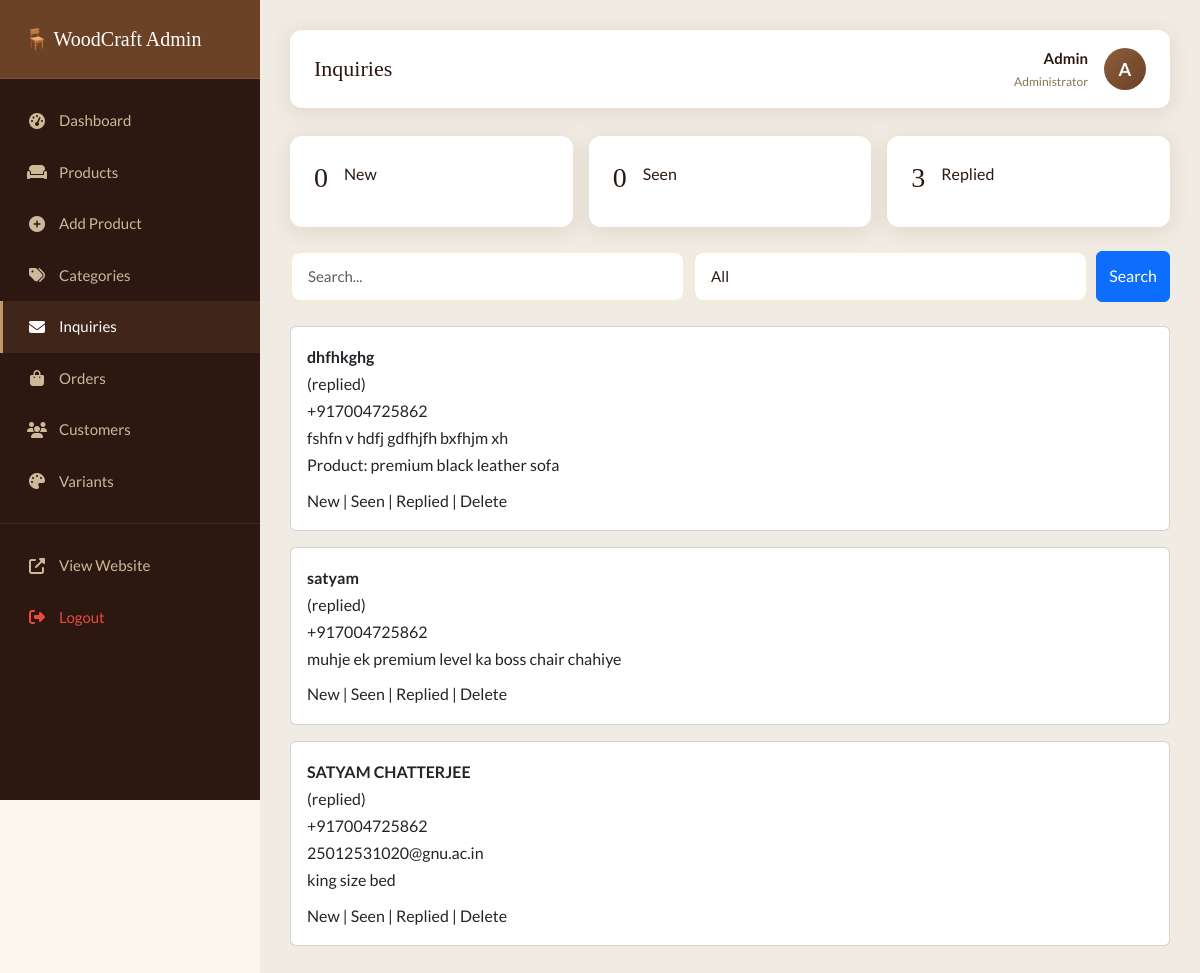
Page /Furniture-website/admin/inquiries.php (signed in) on the committed database.
### tables this page shows
CREATE TABLE `inquiries` (
  `id` int(11) NOT NULL,
  `product_id` int(11) DEFAULT NULL,
  `name` varchar(100) NOT NULL,
  `phone` varchar(20) NOT NULL,
  `email` varchar(100) DEFAULT NULL,
  `message` text DEFAULT NULL,
  `status` enum('new','seen','replied') DEFAULT 'new',
  `created_at` timestamp NOT NULL DEFAULT current_timestamp()
);

CREATE TABLE `products` (
  `id` int(11) NOT NULL,
  `category_id` int(11) NOT NULL,
  `name` varchar(200) NOT NULL,
  `slug` varchar(200) NOT NULL,
  `description` text DEFAULT NULL,
  `material` varchar(100) DEFAULT NULL,
  `price` decimal(10,2) DEFAULT NULL,
  `discount_price` decimal(10,2) DEFAULT NULL,
  `whatsapp_number` varchar(20) DEFAULT NULL,
  `is_featured` tinyint(1) DEFAULT 0,
  `is_active` tinyint(1) DEFAULT 1,
  `created_at` timestamp NOT NULL DEFAULT current_timestamp()
);

### Furniture-website/includes/db.php (called while the page is built, shortened)
<?php
function db_query($conn, $sql) {
    $result = mysqli_query($conn, $sql);
    return $result;
}
?>

### Furniture-website/admin/inquiries.php (the view, shortened to what this page needs)
<?php
require_once '../includes/db.php';
$filter_status = isset($_GET['filter']) ? sanitize($conn, $_GET['filter']) : '';
$search        = isset($_GET['search']) ? sanitize($conn, $_GET['search']) : '';
$where = "WHERE 1=1";
$per_page = 15;
$page     = isset($_GET['page']) ? max(1, (int)$_GET['page']) : 1;
$offset   = ($page - 1) * $per_page;
$inquiries = mysqli_fetch_all(db_query($conn, "
    SELECT i.*, p.name as product_name, p.slug as product_slug
    FROM inquiries i
    LEFT JOIN products p ON i.product_id = p.id
    $where
    ORDER BY i.created_at DESC
    LIMIT $per_page OFFSET $offset
"), MYSQLI_ASSOC);
$count_new = mysqli_fetch_assoc(
    db_query($conn, "SELECT COUNT(*) as c FROM inquiries WHERE status = 'new'")
)['c'];
$count_seen = mysqli_fetch_assoc(
    db_query($conn, "SELECT COUNT(*) as c FROM inquiries WHERE status = 'seen'")
)['c'];
$count_replied = mysqli_fetch_assoc(
    db_query($conn, "SELECT COUNT(*) as c FROM inquiries WHERE status = 'replied'")
)['c'];
require_once 'includes/admin-sidebar.php';
?>
<div class="row g-3 mb-4">
    <div class="col-sm-4">
        <a href="?filter=new">
            <div class="stat-card <?= $filter_status=='new'?'active':'' ?>">
                <h3><?= $count_new ?></h3>
                <p>New</p>
            </div>
        </a>
    </div>
    <div class="col-sm-4">
        <a href="?filter=seen">
            <div class="stat-card <?= $filter_status=='seen'?'active':'' ?>">
                <h3><?= $count_seen ?></h3>
                <p>Seen</p>
            </div>
        </a>
    </div>
    <div class="col-sm-4">
        <a href="?filter=replied">
            <div class="stat-card <?= $filter_status=='replied'?'active':'' ?>">
                <h3><?= $count_replied ?></h3>
                <p>Replied</p>
            </div>
        </a>
    </div>
</div>
<form method="GET" class="mb-4 d-flex gap-2">
    <input type="text" name="search" value="<?= htmlspecialchars($search) ?>" placeholder="Search..." class="form-control">
    <select name="filter" class="form-control">
        <option value="">All</option>
    </select>
    <button class="btn btn-primary">Search</button>
</form>
<?php if (empty($inquiries)): ?>
<p>No inquiries found</p>
<?php else: ?>
<?php foreach ($inquiries as $inq): ?>
<div class="card mb-3 p-3 <?= $inq['status']=='new'?'border-primary':'' ?>">
    <strong><?= htmlspecialchars($inq['name']) ?></strong>
    <span>(<?= $inq['status'] ?>)</span>
    <div><?= htmlspecialchars($inq['phone']) ?></div>
    <div><?= htmlspecialchars($inq['email']) ?></div>
    <div><?= nl2br(htmlspecialchars($inq['message'])) ?></div>
    <?php if ($inq['product_name']): ?>
        <div>
            Product:
            <a href="../product-detail.php?slug=<?= $inq['product_slug'] ?>" target="_blank">
                <?= htmlspecialchars($inq['product_name']) ?>
            </a>
        </div>
    <?php endif; ?>
    <div class="mt-2">
        <a href="?id=<?= $inq['id'] ?>&status=new">New</a> |
        <a href="?id=<?= $inq['id'] ?>&status=seen">Seen</a> |
        <a href="?id=<?= $inq['id'] ?>&status=replied">Replied</a> |
        <a href="?delete=<?= $inq['id'] ?>" onclick="return confirm('Delete?')">Delete</a>
    </div>
</div>
<?php endforeach; ?>
<?php endif; ?>
<?php require_once 'includes/admin-footer.php'; ?>

### Furniture-website/assets/css/style.css (style rules this page uses)
:root { --primary: #8B5E3C; --primary-dark: #6B4226; --primary-light: #C4956A; --accent: #D4A853; --bg-light: #FDF6EE; --bg-cream: #F5ECD7; --text-dark: #2C1810; --text-muted: #8B7355; --white: #FFFFFF; --shadow: 0 4px 20px rgba(139, 94, 60, 0.15); --shadow-hover: 0 8px 30px rgba(139, 94, 60, 0.25); --radius: 12px; --transition: all 0.3s ease; }
* { margin: 0; padding: 0; box-sizing: border-box; }
body { font-family: 'Lato', sans-serif; background-color: var(--bg-light); color: var(--text-dark); line-height: 1.7; }
h1, h2, h3, h4, h5 { font-family: 'Playfair Display', serif; color: var(--text-dark); }
a { text-decoration: none; color: inherit; transition: var(--transition); }
.form-control, .form-select { border: 2px solid var(--bg-cream); border-radius: 10px; padding: 12px 16px; font-size: 15px; background-color: var(--white); color: var(--text-dark); transition: var(--transition); }
.stat-card { background: var(--white); border-radius: var(--radius); padding: 24px; box-shadow: var(--shadow); display: flex; align-items: center; gap: 16px; transition: var(--transition); }

### rows in the picture
inquiries: name "dhfhkghg", status "replied", phone "+917004725862", message "fshfn v hdfj gdfhjfh bxfhjm xh", product.name "premium black leather sofa"
inquiries: name "satyam", status "replied", phone "+917004725862", message "muhje ek premium level ka boss chair chahiye"
inquiries: name "SATYAM CHATTERJEE", status "replied", phone "+917004725862", email "25012531020@gnu.ac.in", message "king size bed"

### other values in the picture
$page_title "Inquiries"
$_SESSION['admin_name'] "Admin"
substr($_SESSION['admin_name'] ?? 'A', 0, 1) "A"
$count_new "0"
$count_seen "0"
$count_replied "3"
